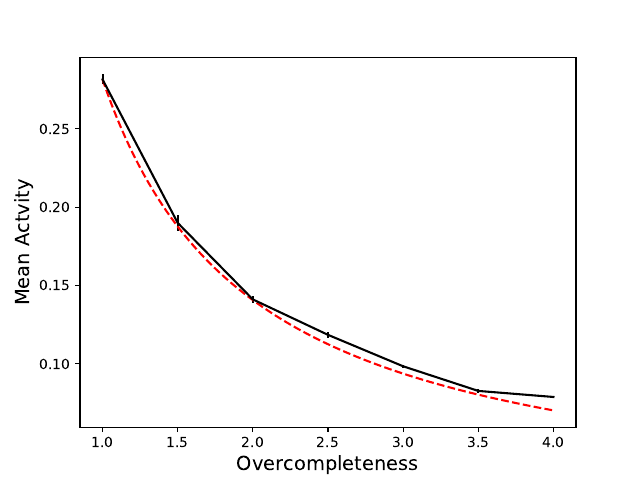

Generate this figure with Python:
import torch as th
import numpy as np
from ctsc import *
from loaders import BarsLoader
from visualization import show_img_XRA, show_batch_img, plot_dict, animate_dict
from plt_env import *
from soln_analysis import SolnAnalysis
from matplotlib import animation


oc_list = [1, 1.5, 2, 2.5, 3, 3.5, 4]
pi_list = []
pi_err = []
for oc in oc_list:
    base_dir = f'vh_learn_pi_dim_8_oc_{oc}'.replace('.', 'p')
    d = get_timestamped_dir(load = True, base_dir=base_dir)
    analysis = SolnAnalysis(d)
    pi = analysis.pi
    pi = pi[-len(pi)//10:]
    pi_list.append(pi.mean())
    pi_err.append(np.std(pi))

oc_arr = np.linspace(1, 4, 100)
pi_arr = pi_list[0] / oc_arr
plt.errorbar(oc_list, pi_list, pi_err, color='k')
plt.plot(oc_arr, pi_arr, 'r--')
plt.xlabel('Overcompleteness')
plt.ylabel('Mean Actvity')
plt.savefig('figures/oc_vs_pi.pdf')
plt.show()
